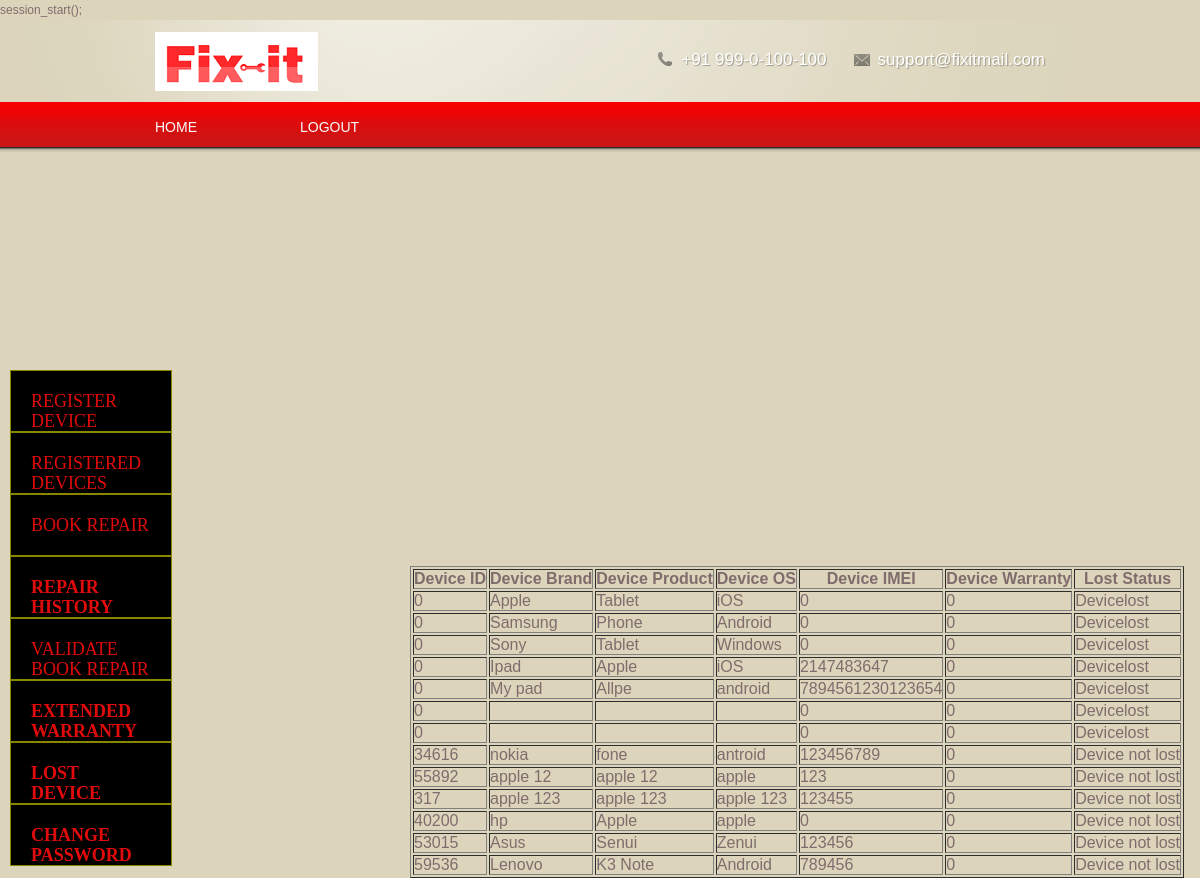
The app's page /registereddevices.php (signed in) with its own data.
### tables this page shows
CREATE TABLE IF NOT EXISTS `devicelist` (
  `userid` int(8) NOT NULL,
  `devid` int(16) NOT NULL,
  `devbrand` varchar(16) NOT NULL,
  `devproduct` varchar(16) NOT NULL,
  `devos` varchar(16) NOT NULL,
  `devimei` bigint(64) NOT NULL,
  `devlost` int(4) NOT NULL,
  `devwarranty` int(4) NOT NULL
);

### registereddevices.php (the view, shortened to what this page needs)
<html>
<head>
   <link rel="stylesheet" type="text/css" href="css/tableone.css" />
 <link rel="stylesheet" type="text/css" href="css/adddevicegateway.css" />
  <link rel="stylesheet" type="text/css" href="css/adddevice.css" />
  </head>
<body>
<?php
include 'headerlogoutuser.php';
?>
  <div class="links">
  <div class="register">
    <a href="adddevice.php"> REGISTER DEVICE </a>
    </div>
  <div class="register">
    <a href="registereddevices.php"> REGISTERED DEVICES </a>
    </div>
    <div class="buy">
   <a href="bookrepair.php">BOOK REPAIR</a>
    </div>
    <div class="sell">
    <a href="repairhistory.php"><strong> REPAIR HISTORY </strong></a>
    </div>
 <div class="buy">
   <a href="validaterepair.php">VALIDATE BOOK REPAIR</a>
    </div>
    <div class="addbk">
    <a href="extended.php"><strong> EXTENDED WARRANTY  </strong></a>
    </div>
    <div class="lost">
    <a href="lostdb.php"><strong> LOST DEVICE </strong></a>
    </div>
    <div class="change">
    <a href="changepwd.php"><strong> CHANGE PASSWORD  </strong></a>
    </div>
<?php
$userid=$_SESSION['uid'];
$con=mysql_connect("localhost","root","") or die('Could not connect');
$sql1="SELECT * from devicelist WHERE userid='$userid'";
$result1 = mysql_query( $sql1, $con);
?>
<div class="table">
<?php
echo "<table border='1'>
<tr>
<th>Device ID</th>
<th>Device Brand</th>
<th>Device Product</th>
<th>Device OS</th>
<th>Device IMEI</th>
<th>Device Warranty</th>
<th>Lost Status</th>
</tr>";
if (mysql_num_rows($result1) > 0)
{
while($row= mysql_fetch_assoc($result1))
   {    $devid=$row['devid'];
        echo "<tr>";
        echo "<td>" . $row['devid'] . "</td>";
        echo "<td>" . $row['devbrand'] . "</td>";
        echo "<td>" . $row['devproduct'] . "</td>";
        echo "<td>" . $row['devos'] . "</td>";
        echo "<td>" . $row['devimei'] . "</td>";
        echo "<td>" . $row['devwarranty'] . "</td>";
         if($row['devlost']==0)
        echo "<td>" . "Device not lost" . "</td>";
        elseif($row['devlost']==(1))
        echo "<td>" . "Devicelost" . "</td>";
        echo "</tr>";
    }
}?>
</div>
</body>
</html>

### css/tableone.css (style rules this page uses)
.table { margin-top: -300px; margin-left: 400px; }

### css/adddevicegateway.css (style rules this page uses)
div.links { margin-top: -450px; margin-left: 10px; }
div.register { padding:20px; font-family:"Adobe Fan Heiti Std"; background-color:rgb(1,0,0);; border: 1px solid #880; color:white; text-decoration:none; height:20px; width:120px; font-size: 18px; }
.buy { padding:20px; font-family:"Adobe Fan Heiti Std"; background-color:rgb(1,0,0);; border: 1px solid #880; color:black; text-decoration:none; height:20px; width:120px; font-size: 18px; }
.sell { padding:20px; font-family:"Adobe Fan Heiti Std"; background-color:rgb(1,0,0);; border: 1px solid #880; color:black; text-decoration:none; height:20px; width:120px; font-size: 18px; }
.addbk { padding:20px; font-family:"Adobe Fan Heiti Std"; background-color:rgb(1,0,0);; border: 1px solid #880; color:black; text-decoration:none; height:20px; width:120px; font-size: 18px; }
.lost { padding:20px; font-family:"Adobe Fan Heiti Std"; background-color:rgb(1,0,0);; border: 1px solid #880; color:black; text-decoration:none; height:20px; width:120px; font-size: 18px; }
.change { padding:20px; font-family:"Adobe Fan Heiti Std"; background-color:rgb(1,0,0);; border: 1px solid #880; color:black; text-decoration:none; height:20px; width:120px; font-size: 18px; }

### css/style.css (style rules this page uses)
* { margin: 0; padding: 0; outline: 0; }
body, html { height: 100%; }
body { font-size: 12px; line-height: 20px; font-family: arial, sans-serif; color: #806c6c; background: #dcd5bc; min-width: 890px; }
a { color: #e10b0b; text-decoration: none; cursor: pointer; }
html, body { height: 100%; }

### records on screen
devicelist: devid "0", devbrand "Apple", devproduct "Tablet", devos "iOS", devimei "0", devwarranty "0", devlost "Devicelost"
devicelist: devid "0", devbrand "Samsung", devproduct "Phone", devos "Android", devimei "0", devwarranty "0", devlost "Devicelost"
devicelist: devid "0", devbrand "Sony", devproduct "Tablet", devos "Windows", devimei "0", devwarranty "0", devlost "Devicelost"
devicelist: devid "0", devbrand "Ipad", devproduct "Apple", devos "iOS", devimei "2147483647", devwarranty "0", devlost "Devicelost"
devicelist: devid "0", devbrand "My pad", devproduct "Allpe", devos "android", devimei "7894561230123654", devwarranty "0", devlost "Devicelost"
devicelist: devid "0", devimei "0", devwarranty "0", devlost "Devicelost"
devicelist: devid "0", devimei "0", devwarranty "0", devlost "Devicelost"
devicelist: devid "34616", devbrand "nokia", devproduct "fone", devos "antroid", devimei "123456789", devwarranty "0", devlost "Device not lost"
devicelist: devid "55892", devbrand "apple 12", devproduct "apple 12", devos "apple", devimei "123", devwarranty "0", devlost "Device not lost"
devicelist: devid "317", devbrand "apple 123", devproduct "apple 123", devos "apple 123", devimei "123455", devwarranty "0", devlost "Device not lost"
devicelist: devid "40200", devbrand "hp", devproduct "Apple", devos "apple", devimei "0", devwarranty "0", devlost "Device not lost"
devicelist: devid "53015", devbrand "Asus", devproduct "Senui", devos "Zenui", devimei "123456", devwarranty "0", devlost "Device not lost"
devicelist: devid "59536", devbrand "Lenovo", devproduct "K3 Note", devos "Android", devimei "789456", devwarranty "0", devlost "Device not lost"
